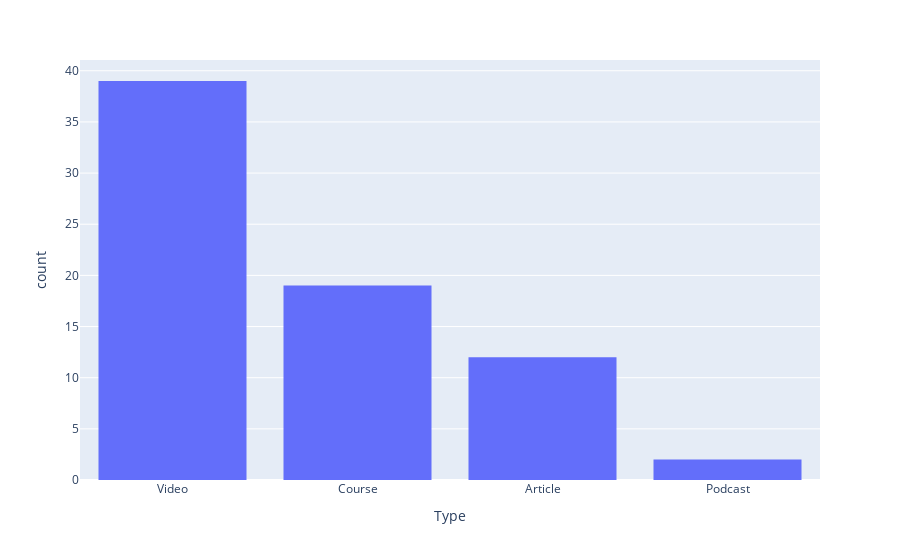

Here is the notebook cell this chart was saved with:
### Code cell
px.histogram(tag_count, x="Type").update_xaxes(
    categoryorder="total descending")

### Figure 1 — Plotly figure (JSON) as saved in the notebook; plotly's stock layout.template omitted (floating-point values rounded to 4 significant figures)
{"data": [{"alignmentgroup": "True", "bingroup": "x", "hovertemplate": "Type=%{x}<br>count=%{y}<extra></extra>", "legendgroup": "", "marker": {"color": "#636efa", "pattern": {"shape": ""}}, "name": "", "offsetgroup": "", "orientation": "v", "showlegend": false, "type": "histogram", "x": ["Course", "Video", "Article", "Article", "Video", "Video", "Video", "Video", "Course", "Podcast", "Course", "Video", "Video", "Video", "Video", "Video", "Video", "Video", "Video", "Video", "Video", "Video", "Video", "Video", "Article", "Video", "Article", "Video", "Video", "Video", "Article", "Video", "Video", "Video", "Video", "Article", "Video", "Podcast", "Course", "Course", "Course", "Video", "Article", "Video", "Course", "Course", "Video", "Video", "Video", "Video", "Video", "Video", "Video", "Article", "Video", "Video", "Course", "Course", "Course", "Video", "Course", "Course", "Article", "Course", "Course", "Article", "Course", "Course", "Course", "Article", "Course", "Article"], "xaxis": "x", "yaxis": "y"}], "layout": {"barmode": "relative", "legend": {"tracegroupgap": 0}, "margin": {"t": 60}, "xaxis": {"anchor": "y", "categoryorder": "total descending", "domain": [0, 1], "title": {"text": "Type"}}, "yaxis": {"anchor": "x", "domain": [0, 1], "title": {"text": "count"}}}}
